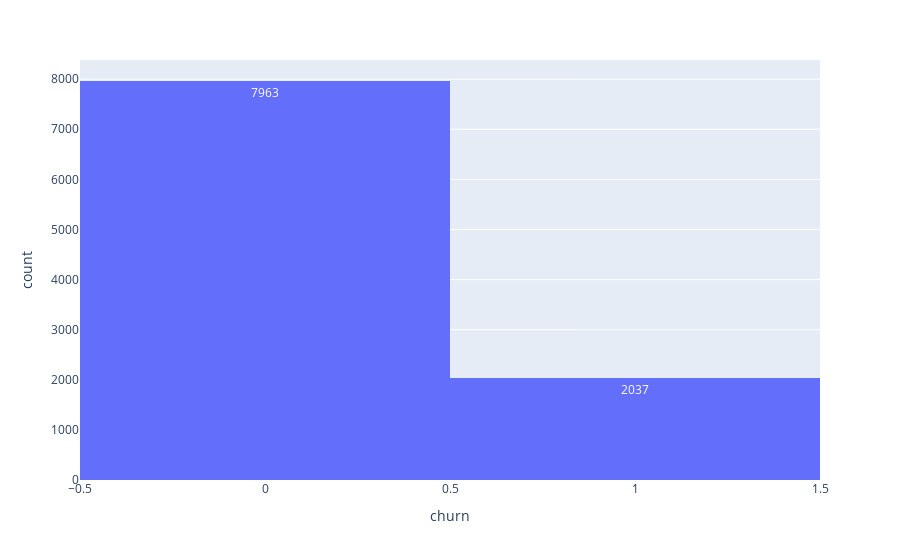

Source (notebook cell):
### Markdown cell above
## analise exploratoria

### Code cell
px.histogram(data, x = 'churn', text_auto = True)

### Figure 1 — Plotly figure (JSON) as saved in the notebook; plotly's stock layout.template omitted (floating-point values rounded to 4 significant figures; data arrays with more than 128 entries replaced by an {"elided": "..."} marker saying what was removed)
{"data": [{"bingroup": "x", "hovertemplate": "churn=%{x}<br>count=%{y}<extra></extra>", "legendgroup": "", "marker": {"color": "#636efa", "pattern": {"shape": ""}}, "name": "", "orientation": "v", "showlegend": false, "texttemplate": "%{value}", "type": "histogram", "x": {"elided": "10000 int values"}, "xaxis": "x", "yaxis": "y"}], "layout": {"barmode": "relative", "legend": {"tracegroupgap": 0}, "margin": {"t": 60}, "xaxis": {"anchor": "y", "domain": [0, 1], "title": {"text": "churn"}}, "yaxis": {"anchor": "x", "domain": [0, 1], "title": {"text": "count"}}}}
